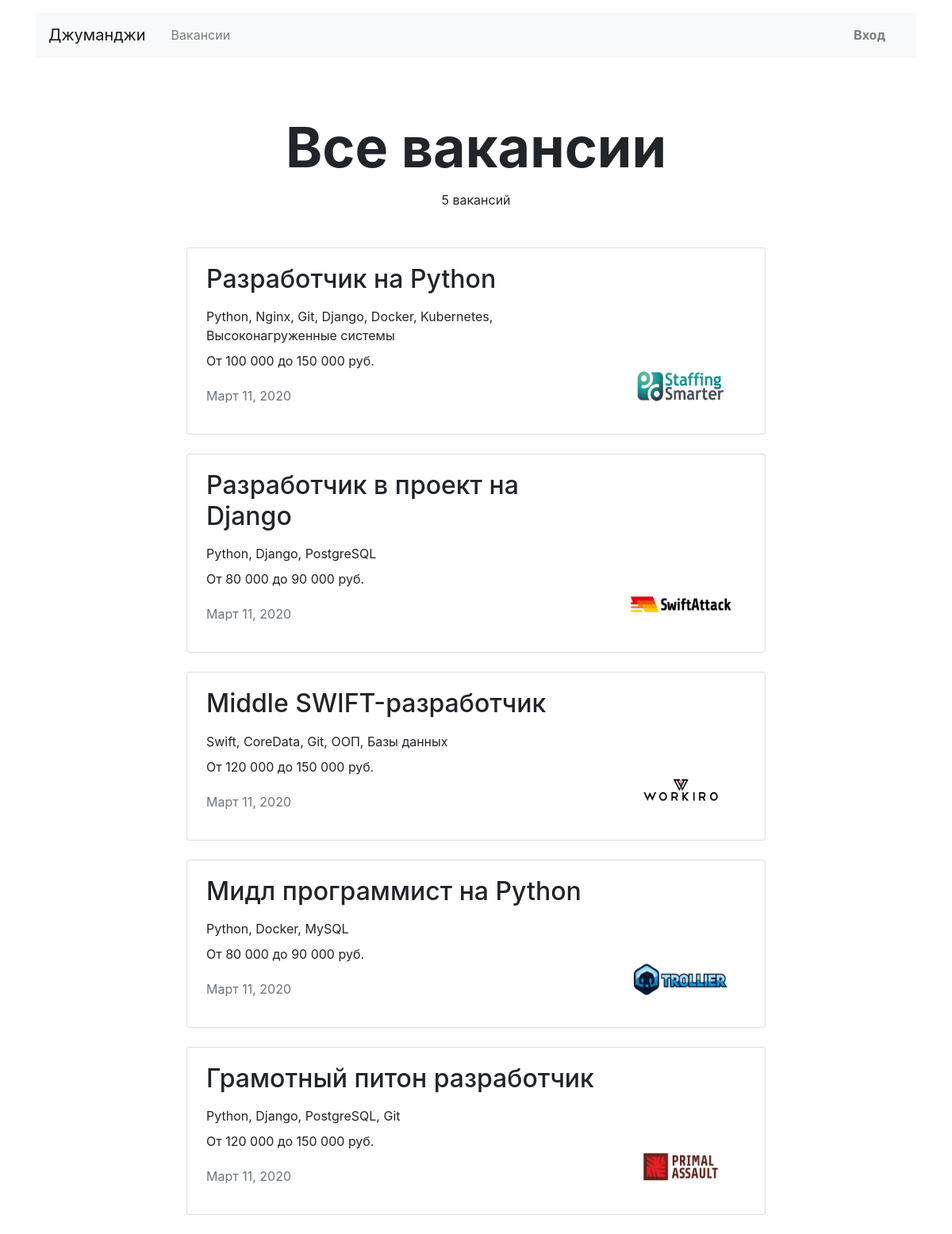
Page /vacancies/ on the committed database.
### vacancies/models.py (models this page shows, shortened)
class Vacancy(models.Model):
    title = models.CharField(max_length=50)
    specialty = models.ForeignKey(
        Specialty,
        on_delete=models.CASCADE,
        related_name="vacancies"
    )
    company = models.ForeignKey(
        Company,
        on_delete=models.CASCADE,
        related_name="vacancies"
    )
    skills = models.TextField()
    description = models.TextField()
    salary_min = models.IntegerField()
    salary_max = models.IntegerField()
    published_at = models.DateField()

class Company(models.Model):
    name = models.CharField(max_length=20)
    location = models.CharField(max_length=20)
    logo = models.ImageField(
        upload_to=MEDIA_COMPANY_IMAGE_DIR,
        blank=True
    )
    description = models.TextField()
    employee_count = models.IntegerField()
    owner = models.ForeignKey(
        User,
        on_delete=models.CASCADE,
    )

### vacancies/views.py (the view)
# urls.py: path('vacancies/', VacanciesListView.as_view(), name='vacancies_view'),
class VacanciesListView(ListView):
    template_name = 'vacancies/vacancies.html'
    context_object_name = 'vacancies'
    def get_queryset(self):
        return Vacancy.objects.all().select_related('company')
    def get_context_data(self, *, object_list=None, **kwargs):
        context = super(VacanciesListView, self).get_context_data(**kwargs)
        context['head_title'] = 'Джуманджи | Вакансии'
        context['page_title'] = 'Все вакансии'
        return context

### templates/vacancies/vacancies.html
{% extends 'base.html' %}
{% load humanize %}
{% block content %}
  <main class="container mt-3">
    <section>
      <h1 class="h1 text-center mx-auto mt-4 pt-5" style="font-size: 70px;"><strong>{{ page_title }}</strong></h1>
      <p class="text-center pt-1">{{ vacancies.count }} вакансий</p>
      <div class="row mt-5">
          <div class="col-12 col-lg-8 offset-lg-2 m-auto">
        {% for vacancy in vacancies %}
          <div class="card mb-4">
            <div class="card-body px-4">
              <div class="row">
                <div class="col-12 col-md-8 col-lg-9">
                  <h2 class="h2 pb-2">{{ vacancy.title }}</h2>
                  <p class="mb-2">{{ vacancy.skills }}</p>
                  <p>От {{ vacancy.salary_min|intcomma }} до {{ vacancy.salary_max|intcomma }} руб.</p>
                  <p class="text-muted pt-1">{{ vacancy.published_at }}</p>
                </div>
                <div class="col-12 col-md-4 col-lg-3 d-flex align-items-end">
                  <a href="{% url 'vacancy_view' vacancy.id %}"><img src="/media/{{ vacancy.company.logo }}" width="130" height="80" alt=""></a>
                </div>
              </div>
            </div>
          </div>
        {% endfor %}
      </div>
      </div>
    </section>
  </main>
{% endblock %}

### rows in the picture
Vacancy: title "Разработчик на Python", skills "Python, Nginx, Git, Django, Docker, Kubernetes, Высоконагруженные системы", salary_min "100 000", salary_max "150 000", published_at "Март 11, 2020", company.logo (picture)
Vacancy: title "Разработчик в проект на Django", skills "Python, Django, PostgreSQL", salary_min "80 000", salary_max "90 000", published_at "Март 11, 2020", company.logo (picture)
Vacancy: title "Middle SWIFT-разработчик", skills "Swift, CoreData, Git, ООП, Базы данных", salary_min "120 000", salary_max "150 000", published_at "Март 11, 2020", company.logo (picture)
Vacancy: title "Мидл программист на Python", skills "Python, Docker, MySQL", salary_min "80 000", salary_max "90 000", published_at "Март 11, 2020", company.logo (picture)
Vacancy: title "Грамотный питон разработчик", skills "Python, Django, PostgreSQL, Git", salary_min "120 000", salary_max "150 000", published_at "Март 11, 2020", company.logo (picture)

### other values in the picture
{{ page_title }} "Все вакансии"
{{ vacancies.count }} "5"
